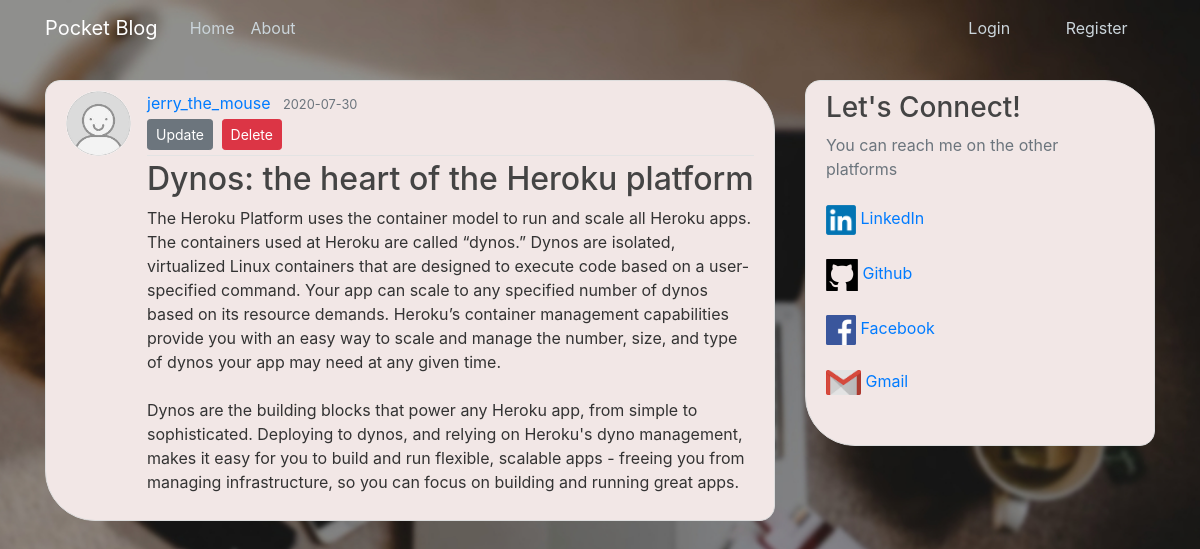
The app's page /post/19 with its own data.
### pocket_blog/models.py (models this page shows, shortened)
class User(db.Model, UserMixin):
    id = db.Column(db.Integer, primary_key=True)
    username = db.Column(db.String(20), unique=True, nullable=False)
    email = db.Column(db.String(120), unique=True, nullable=False)
    image_file = db.Column(db.String(20), nullable=False, default='default.jpg')
    password = db.Column(db.String(60), nullable=False)
    posts = db.relationship('Post', backref='author', lazy=True)

class Post(db.Model):
    id = db.Column(db.Integer, primary_key=True)
    title = db.Column(db.String(100), nullable=False)
    date_posted = db.Column(db.DateTime, nullable=False, default=datetime.utcnow)
    content = db.Column(db.Text, nullable=False)
    user_id = db.Column(db.Integer, db.ForeignKey('user.id'), nullable=False)

### pocket_blog/posts/routes.py (the view)
@posts.route("/post/<int:post_id>")
def post(post_id):
    post = Post.query.get_or_404(post_id)
    return render_template('post.html', title=post.title, post=post)

### pocket_blog/templates/post.html (shortened to what this page needs)
{% extends "layout.html" %}
{% block content %}
    <article class="media content-section">
    <img class="rounded-circle article-img" src="{{ url_for('static', filename='/profile_pics/' + post.author.image_file) }}">
      <div class="media-body">
        <div class="article-metadata">
          <a class="mr-2" href="{{ url_for('users.user_posts', username=post.author.username) }}">{{ post.author.username }}</a>
          <small class="text-muted">{{ post.date_posted.strftime('%Y-%m-%d') }}</small>
        <div>
            <a class="btn btn-secondary btn-sm mt-1 mb-1" href="{{ url_for('posts.update_post', post_id=post.id) }}">Update</a>
            <button type="button" class="btn btn-danger btn-sm m-1" data-toggle="modal" data-target="#deleteModal">Delete</button>
        </div>
        </div>
        <h2 class="article-title">{{ post.title }}</h2>
        <p class="article-content">{{ post.content }}</p>
      </div>
    </article>
{% endblock content %}

### pocket_blog/static/main.css (style rules this page uses)
body { background: #E0D1D5 url("desktopbg.jpg") no-repeat center center fixed; -webkit-background-size: cover; -moz-background-size: cover; -o-background-size: cover; background-size: cover; height: 100vh; width: 100%; color: #333333; margin-top: 5rem; }
h1, h2, h3, h4, h5, h6 { color: #444444; }
.content-section { background: #F2E7E6; padding: 10px 20px; border: 1px solid #dddddd; border-radius: 15px 50px; margin-bottom: 20px; }
.article-title { color: #444444; }
.article-content { white-space: pre-line; }
.article-img { height: 65px; width: 65px; margin-right: 16px; }
.article-metadata { padding-bottom: 1px; margin-bottom: 4px; border-bottom: 1px solid #e3e3e3 }

### records on screen
User: image_file (placeholder picture), author.username "jerry_the_mouse"
Post: date_posted "2020-07-30", title "Dynos: the heart of the Heroku platform", content "The Heroku Platform uses the container model to run and scale all Heroku apps. The containers used at Heroku are called “dynos.” Dynos are isolated, virtualized Linux containers that are designed to execute code based on a user-specified command. Your app can scale to any specified number of dynos based on its resource demands. Heroku’s container management capabilities provide you with an easy way to scale and manage the number, size, and type of dynos your app may need at any given time. Dynos are the building blocks that power any Heroku app, from simple to sophisticated. Deploying to dynos, and relying on Heroku's dyno management, makes it easy for you to build and run flexible,…"
